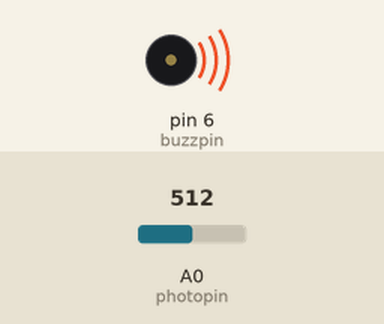
A sketch run on a simulated Arduino Uno, built with avr-gcc and run on an emulated ATmega328P. Shown: buzzer (waves = sounding). Inputs (shaded band) come from the test bench; at power-on: A0 (photopin) = 512. What the sketch prints to the serial monitor is not drawn.

Above: at 0.1 s.
Timing chart, 0 to 1.6 s (numbered marks = the images above):
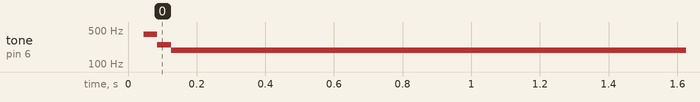

Measured:
- by itself, tone on pin 6 (buzzpin): silent → 413 Hz at 0.05 s, → 249 Hz 0.04 s later, → 192 Hz 0.04 s later

The sketch:

012_light_level_indicator.ino
```cpp
int photoval ;
int j;
int buzzpin = 6;
int photopin = A0;
int deltime ;
void setup() {
Serial.begin(9600);
pinMode(buzzpin,OUTPUT);

}

void loop() {
photoval = analogRead(photopin);
Serial.println(photoval);
deltime = ((-497.)/15.) + 1094 ;
digitalWrite(buzzpin,HIGH);
delayMicroseconds(deltime);
digitalWrite(buzzpin,LOW);
delayMicroseconds(deltime);

}
```
